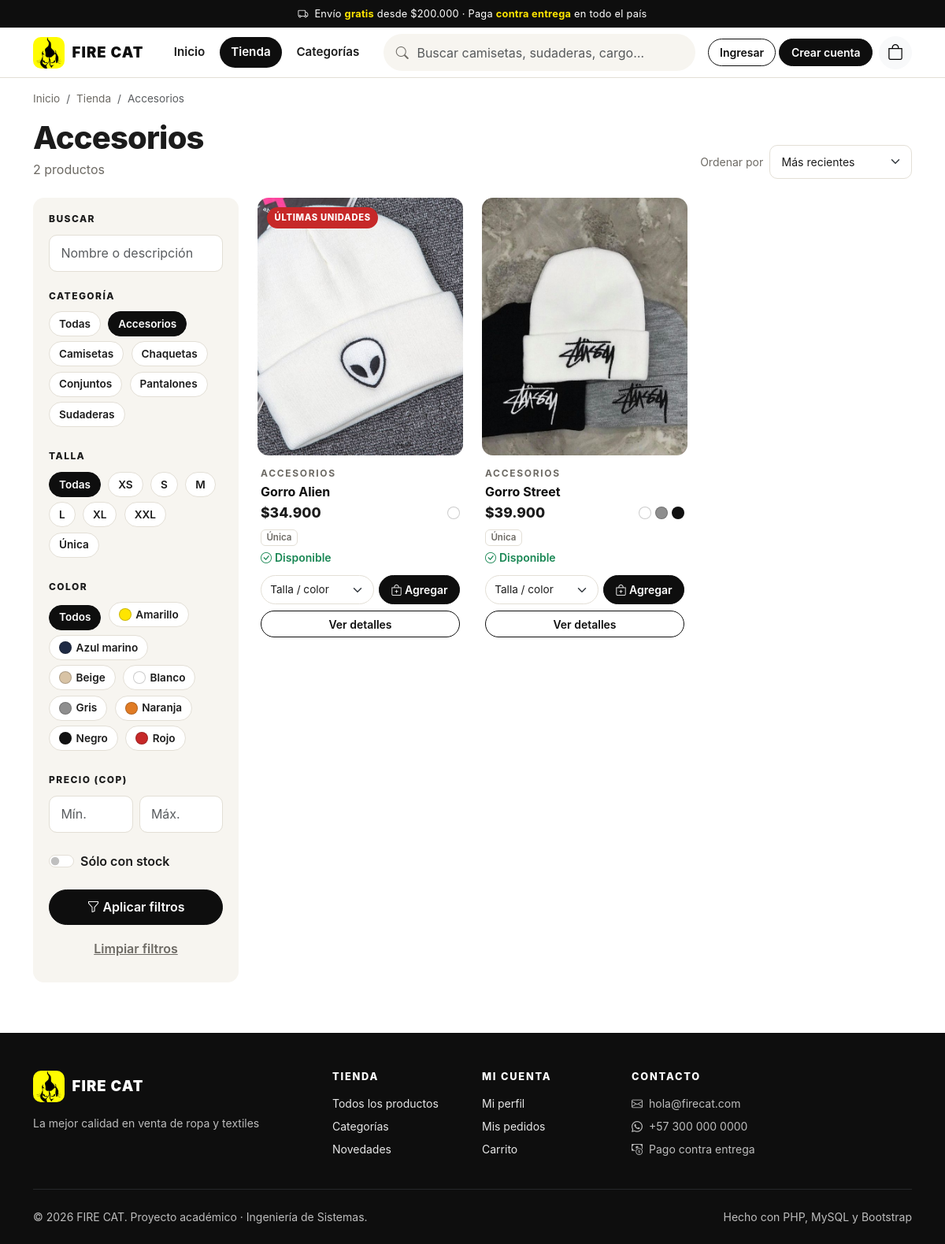
The app's page /productos.php?categoria=6 with its own data.
### tables this page shows
CREATE TABLE categorias (
    id             INT UNSIGNED NOT NULL AUTO_INCREMENT,
    nombre         VARCHAR(60)  NOT NULL,
    descripcion    VARCHAR(255) NULL,
    imagen         VARCHAR(255) NULL,
    estado         ENUM('activa','inactiva') NOT NULL DEFAULT 'activa',
    fecha_creacion DATETIME     NOT NULL DEFAULT CURRENT_TIMESTAMP,
    PRIMARY KEY (id),
    UNIQUE KEY uq_categorias_nombre (nombre)
);

CREATE TABLE tallas (
    id     TINYINT UNSIGNED NOT NULL AUTO_INCREMENT,
    nombre VARCHAR(10)      NOT NULL,
    orden  TINYINT UNSIGNED NOT NULL DEFAULT 0,
    PRIMARY KEY (id),
    UNIQUE KEY uq_tallas_nombre (nombre)
);

CREATE TABLE colores (
    id          TINYINT UNSIGNED NOT NULL AUTO_INCREMENT,
    nombre      VARCHAR(30)      NOT NULL,
    codigo_hex  CHAR(7)          NOT NULL DEFAULT '#000000',
    PRIMARY KEY (id),
    UNIQUE KEY uq_colores_nombre (nombre)
);

CREATE TABLE productos (
    id                  INT UNSIGNED  NOT NULL AUTO_INCREMENT,
    categoria_id        INT UNSIGNED  NOT NULL,
    nombre              VARCHAR(120)  NOT NULL,
    descripcion         TEXT          NULL,
    precio              DECIMAL(10,2) NOT NULL,
    imagen              VARCHAR(255)  NULL,
    destacado           TINYINT(1)    NOT NULL DEFAULT 0,
    estado              ENUM('activo','inactivo') NOT NULL DEFAULT 'activo',
    fecha_creacion      DATETIME      NOT NULL DEFAULT CURRENT_TIMESTAMP,
    fecha_actualizacion DATETIME      NOT NULL DEFAULT CURRENT_TIMESTAMP ON UPDATE CURRENT_TIMESTAMP,
    PRIMARY KEY (id),
    KEY idx_productos_categoria (categoria_id),
    KEY idx_productos_estado (estado, destacado),
    KEY idx_productos_nombre (nombre),
    CONSTRAINT chk_productos_precio CHECK (precio > 0),
    CONSTRAINT fk_productos_categoria FOREIGN KEY (categoria_id)
        REFERENCES categorias (id) ON DELETE RESTRICT ON UPDATE CASCADE
);

### productos.php (the view, shortened to what the rows shown need)
<?php
$filtros = [
    'q'          => get_texto('q', 80),
    'categoria'  => max(0, get_int('categoria')),
    'talla'      => max(0, get_int('talla')),
    'color'      => max(0, get_int('color')),
    'precio_min' => get_texto('precio_min', 10),
    'precio_max' => get_texto('precio_max', 10),
    'disponible' => get_texto('disponible', 1) === '1',
    'orden'      => array_key_exists(get_texto('orden', 20), ORDENES_CATALOGO) ? get_texto('orden', 20) : 'recientes',
];
$resultado  = buscar_productos($filtros, max(1, get_int('pagina', 1)), 12);
$productos  = $resultado['items'];
$pag        = $resultado['pag'];
$categorias = categorias_activas();
$tallas     = tallas_todas();
$colores    = colores_todos();
$categoriaActual = null;
foreach ($categorias as $c) {
    if ((int) $c['id'] === $filtros['categoria']) {
        $categoriaActual = $c;
    }
}
require __DIR__ . '/includes/header.php';
?>
<div class="container">
    <nav aria-label="breadcrumb">
        <ol class="breadcrumb">
            <li class="breadcrumb-item"><a href="<?= url('index.php') ?>">Inicio</a></li>
            <li class="breadcrumb-item<?= $categoriaActual ? '' : ' active' ?>"><?php if ($categoriaActual): ?><a href="<?= url('productos.php') ?>">Tienda</a><?php else: ?>Tienda<?php endif; ?></li>
            <?php if ($categoriaActual): ?><li class="breadcrumb-item active" aria-current="page"><?= e($categoriaActual['nombre']) ?></li><?php endif; ?>
        </ol>
    </nav>
    <div class="d-flex flex-wrap justify-content-between align-items-end gap-3 mb-4">
        <div>
            <h1 class="mb-1"><?= e($categoriaActual['nombre'] ?? 'Toda la tienda') ?></h1>
            <p class="text-muted-fc mb-0">
                <?= $pag['total'] ?> producto<?= $pag['total'] === 1 ? '' : 's' ?>
            </p>
        </div>
    </div>
    <div class="row g-4">
        <aside class="col-lg-3">
            <div class="offcanvas-lg offcanvas-start" tabindex="-1" id="filtros" aria-labelledby="filtrosTitulo">
                <div class="offcanvas-body d-block">
                    <form class="panel-filtros w-100" method="get" action="<?= url('productos.php') ?>">
                        <div class="mb-4">
                            <?php foreach ($categorias as $c): ?>
                                <label class="filtro-opcion"><input type="radio" name="categoria" value="<?= (int) $c['id'] ?>" <?= $filtros['categoria'] === (int) $c['id'] ? 'checked' : '' ?>><span><?= e($c['nombre']) ?></span></label>
                            <?php endforeach; ?>
                        </div>
                        <div class="mb-4">
                            <?php foreach ($tallas as $t): ?>
                                <label class="filtro-opcion"><input type="radio" name="talla" value="<?= (int) $t['id'] ?>" <?= $filtros['talla'] === (int) $t['id'] ? 'checked' : '' ?>><span><?= e($t['nombre']) ?></span></label>
                            <?php endforeach; ?>
                        </div>
                        <div class="mb-4">
                            <?php foreach ($colores as $c): ?>
                                <label class="filtro-opcion"><input type="radio" name="color" value="<?= (int) $c['id'] ?>" <?= $filtros['color'] === (int) $c['id'] ? 'checked' : '' ?>>
                                    <span><i class="muestra" style="background: <?= e($c['codigo_hex']) ?>"></i><?= e($c['nombre']) ?></span></label>
                            <?php endforeach; ?>
                        </div>
                    </form>
                </div>
            </div>
        </aside>
        <section class="col-lg-9">
            <?php if ($productos): ?>
                <div class="row g-4">
                    <?php foreach ($productos as $p): ?>
                        <div class="col-6 col-md-4"><?php require __DIR__ . '/includes/partials/producto_card.php'; ?></div>
                    <?php endforeach; ?>
                </div>
            <?php endif; ?>
        </section>
    </div>
</div>
<?php require __DIR__ . '/includes/footer.php'; ?>

### includes/partials/producto_card.php (shortened to what the rows shown need)
<?php defined('ROOT_PATH') || exit('Acceso directo no permitido.');
$agotado  = (int) $p['stock_total'] <= 0;
$umbral   = umbral_stock_bajo();
$ultimas  = !$agotado && (int) $p['stock_total'] <= $umbral * 2;
$urlDetalle = url('producto.php', ['id' => $p['id']]);
?>
<article class="tarjeta-producto">
    <a class="media" href="<?= $urlDetalle ?>">
        <img src="<?= imagen_url($p['imagen']) ?>" alt="<?= e($p['nombre']) ?>" loading="lazy">
        <span class="etiquetas">
            <?php if ($ultimas): ?><span class="etiqueta etiqueta-roja">Últimas unidades</span><?php endif; ?>
        </span>
    </a>
    <div class="cuerpo">
        <span class="eyebrow mb-1"><?= e($p['categoria']) ?></span>
        <a class="nombre mb-1" href="<?= $urlDetalle ?>"><?= e($p['nombre']) ?></a>
        <div class="d-flex justify-content-between align-items-center mb-2">
            <span class="precio"><?= precio($p['precio']) ?></span>
            <span class="muestras" aria-label="Colores disponibles">
                <?php foreach ($p['colores'] as $nombreColor => $hex): ?>
                    <span class="muestra" style="background: <?= e($hex) ?>" title="<?= e($nombreColor) ?>"></span>
                <?php endforeach; ?>
            </span>
        </div>
        <div class="d-flex flex-wrap gap-1 mb-1" aria-label="Tallas">
            <?php foreach ($p['tallas'] as $t): ?><span class="chip-talla"><?= e($t) ?></span><?php endforeach; ?>
        </div>
        <div class="small <?= $agotado ? 'text-danger' : 'text-success' ?> fw-semibold">
            <i class="bi <?= $agotado ? 'bi-x-circle' : 'bi-check-circle' ?> me-1"></i><?= $agotado ? 'Sin stock' : 'Disponible' ?>
        </div>
        <?php if (!$agotado): ?>
            <form class="agregar-rapido" method="post" action="<?= url('carrito.php') ?>" data-cargando>
                <select class="form-select" name="variante_id" required aria-label="Talla y color de <?= e($p['nombre']) ?>">
                    <option value="">Talla / color</option>
                </select>
                <button class="btn btn-fc btn-sm text-nowrap" type="submit" aria-label="Agregar al carrito">
                    <span class="spinner-border spinner-border-sm me-1" aria-hidden="true"></span><i class="bi bi-bag-plus"></i> Agregar
                </button>
            </form>
        <?php endif; ?>
        <a class="btn btn-outline-fc btn-sm mt-2" href="<?= $urlDetalle ?>">Ver detalles</a>
    </div>
</article>

### records on screen
categorias: nombre "Accesorios"
categorias: nombre "Camisetas"
categorias: nombre "Chaquetas"
categorias: nombre "Conjuntos"
categorias: nombre "Pantalones"
categorias: nombre "Sudaderas"
tallas: nombre "XS"
tallas: nombre "S"
tallas: nombre "M"
tallas: nombre "L"
tallas: nombre "XL"
tallas: nombre "XXL"
tallas: nombre "Única"
colores: nombre "Amarillo"
colores: nombre "Azul marino"
colores: nombre "Beige"
colores: nombre "Blanco"
colores: nombre "Gris"
colores: nombre "Naranja"
colores: nombre "Negro"
colores: nombre "Rojo"
productos: imagen (picture), shows "ÚLTIMAS UNIDADES", categoria.nombre "ACCESORIOS", nombre "Gorro Alien", precio "$34.900", t "Única"
productos: imagen (picture), categoria.nombre "ACCESORIOS", nombre "Gorro Street", precio "$39.900", t "Única"

### other values on screen
precio($envioGratis) "$200.000"
$nombreTienda "FIRE CAT"
$texto "Inicio"
$texto "Tienda"
$texto "Categorías"
$pag['total'] "2"
ajuste('eslogan', 'Ropa urbana con actitud.') "La mejor calidad en venta de ropa y textiles"
ajuste('email_contacto') "hola@firecat.com"
ajuste('telefono_contacto') "+57 300 000 0000"
